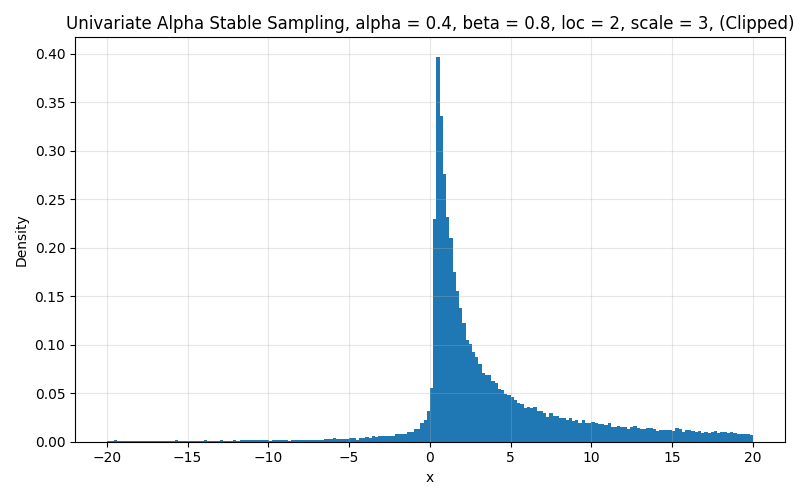

Write Python code to recreate this figure.
import numpy as np
import matplotlib.pyplot as plt
import aub_htp as ht

def main():
    alpha = 0.4
    beta = 0.8
    loc = 2
    scale = 3

    size = 100000

    ht.alpha_stable.with_parametrization("S0")

    samples = ht.alpha_stable.rvs(
        alpha=alpha,
        beta=beta,
        loc=loc,
        scale=scale,
        size=size,
        random_state=42
    )

    # Clip using percentiles (robust for heavy tails)
    lower, upper = -20, 20
    clipped = samples[(samples >= lower) & (samples <= upper)]

    plt.figure(figsize=(8, 5))
    plt.hist(clipped, bins=200, density=True)

    plt.title("Univariate Alpha Stable Sampling, alpha = 0.4, beta = 0.8, loc = 2, scale = 3, (Clipped)")
    plt.xlabel("x")
    plt.ylabel("Density")
    plt.grid(alpha=0.3)

    plt.tight_layout()
    plt.savefig("plot_univariate_sampling.png")


if __name__ == "__main__":
    main()
